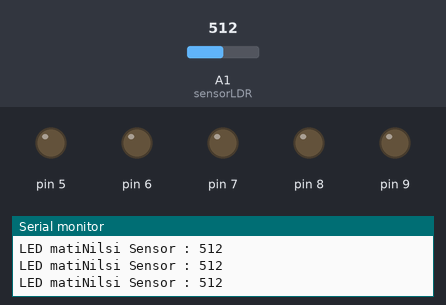
A sketch run on a simulated Arduino Uno, built with avr-gcc and run on an emulated ATmega328P. Shown: output pins drawn as LEDs (lit = HIGH), the last lines printed to the serial monitor. Dashed ring = blinking. Inputs (shaded band) come from the test bench; at power-on: A1 (sensorLDR) = 512.

Above: at 1.2 s.
1.3 s: A1 (sensorLDR) set to 218
4.3 s: A1 (sensorLDR) set to 186
At 6.31 s:
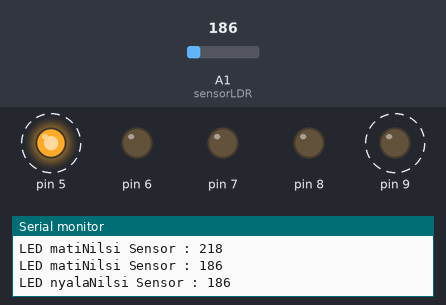
At 7.81 s:
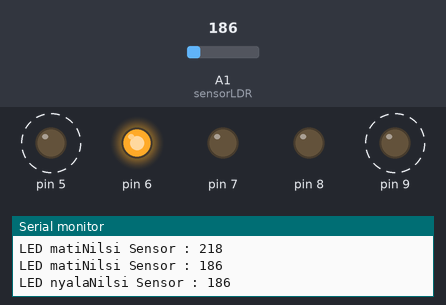
Timing chart, 0 to 13.3 s (numbered marks = the images above; inputs shaded):
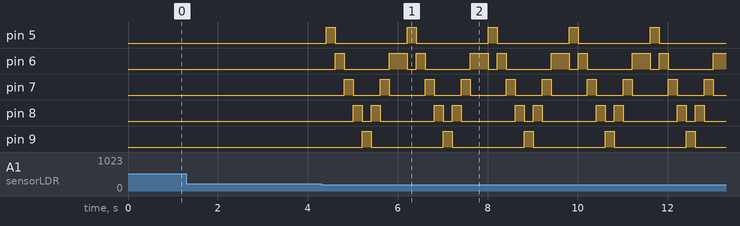

The sketch:

Analog_Ldr_Led_Chaser.ino
```cpp
int sensorLDR = A1;

void setup() {
  Serial.begin (9600);
  pinMode (5, OUTPUT);
  pinMode (6, OUTPUT);
  pinMode (7, OUTPUT);
  pinMode (8, OUTPUT);
  pinMode (9, OUTPUT);
}

void loop() {
  int nilaiSensor;
  nilaiSensor = analogRead (sensorLDR);
  Serial.print ("Nilsi Sensor : ");
  Serial.println (nilaiSensor);

  if (nilaiSensor <=200) {
   digitalWrite (5, HIGH);
   digitalWrite (6, LOW);
   digitalWrite (7, LOW);
   digitalWrite (8, LOW);
   digitalWrite (9, LOW);
   delay (200);

   digitalWrite (5, LOW);
   digitalWrite (6, HIGH);
   digitalWrite (7, LOW);
   digitalWrite (8, LOW);
   digitalWrite (9, LOW);
   delay (200);

   digitalWrite (5, LOW);
   digitalWrite (6, LOW);
   digitalWrite (7, HIGH);
   digitalWrite (8, LOW);
   digitalWrite (9, LOW);
   delay (200);

   digitalWrite (5, LOW);
   digitalWrite (6, LOW);
   digitalWrite (7, LOW);
   digitalWrite (8, HIGH);
   digitalWrite (9, LOW);
   delay (200);

   digitalWrite (5, LOW);
   digitalWrite (6, LOW);
   digitalWrite (7, LOW);
   digitalWrite (8, LOW);
   digitalWrite (9, HIGH);
   delay (200);

   digitalWrite (5, LOW);
   digitalWrite (6, LOW);
   digitalWrite (7, LOW);
   digitalWrite (8, HIGH);
   digitalWrite (9, LOW);
   delay (200);

   digitalWrite (5, LOW);
   digitalWrite (6, LOW);
   digitalWrite (7, HIGH);
   digitalWrite (8, LOW);
   digitalWrite (9, LOW);
   delay (200);

   digitalWrite (5, LOW);
   digitalWrite (6, HIGH);
   digitalWrite (7, LOW);
   digitalWrite (8, LOW);
   digitalWrite (9, LOW);
   delay (200);
   Serial.print ("LED nyala");

  } else{
    digitalWrite (5, LOW);
    digitalWrite (6, LOW);
    digitalWrite (7, LOW);
    digitalWrite (8, LOW);
    digitalWrite (9, LOW);
    Serial.print ("LED mati");
  }
  delay (200);

}
```

Measured:
- the behaviour switches between 201 and 200 on A1 (sensorLDR) (found by bisection; images 0 and 1)
- after the input at 4.3 s, pin 5: alternates HIGH for 0.20 s and LOW for 1.6 s, starting after 0.11 s; pin 6: LOW → HIGH after 0.31 s, then repeats every 1.8 s: LOW 1.0 s, HIGH 0.40 s, LOW 0.20 s, HIGH 0.20 s
